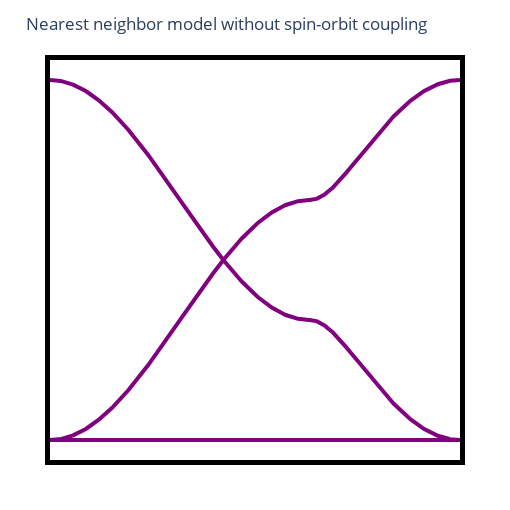

Write notebook code for a chart like this one.
### Code cell
let p::Params = Params()
    plot_simple_kagome_bands(p = p, seedname = "simple", title = "Nearest neighbor model without spin-orbit coupling")
end

### Figure 1 — Plotly figure (JSON) as saved in the notebook; plotly's stock layout.template omitted (floating-point values rounded to 4 significant figures; data arrays with more than 128 entries replaced by an {"elided": "..."} marker saying what was removed)
{"data": [{"line": {"color": "purple", "width": 4}, "mode": "lines", "type": "scatter", "x": {"elided": "500 int values"}, "y": {"elided": "500 float values"}}, {"line": {"color": "purple", "width": 4}, "mode": "lines", "type": "scatter", "x": {"elided": "500 int values"}, "y": {"elided": "500 float values"}}, {"line": {"color": "purple", "width": 4}, "mode": "lines", "type": "scatter", "x": {"elided": "500 int values"}, "y": {"elided": "500 float values"}}], "layout": {"height": 510, "margin": {"b": 50, "l": 50, "r": 50, "t": 60}, "plot_bgcolor": "rgba(0,0,0,0)", "showlegend": false, "title": "Nearest neighbor model without spin-orbit coupling", "width": 510, "xaxis": {"linecolor": "black", "linewidth": 5, "mirror": true, "showgrid": true, "showline": true, "showticklabels": false}, "yaxis": {"linecolor": "black", "linewidth": 5, "mirror": true, "showgrid": true, "showline": true, "showticklabels": false}}}
